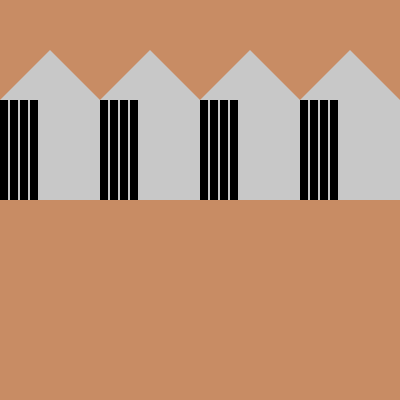
Frame 1 (no input)
Frame 2 (the mouse pressed at the canvas centre, redrawn once): identical to frame 1, image omitted

The p5.js sketch that drew this single still picture (run headless with seeded random() and noise() and a simulated clock; the mouse was pressed at the canvas centre and the sketch redrawn once):

// p5.js sketch
// ── sketch.js
let r;

function setup() {
  createCanvas(400, 400);
  noLoop()
}

function draw() {
  background(200,140,100);
  for (i = 0; i < 4; i++) {
    house(100 * i, 100, 30)
  }
}

function house(x, y, diameter) {
  noStroke()
  fill(200)
  rect(x, y, 100, 100)
  triangle(x, y, x + 50, y - 50, x + 100, y)
  fill(0)
  for (a = 0; a < 4; a++) {
    r = 0 
    rect(x + 10 * a, y+r, 8, 100)
  }
}

function mousePressed(){
  r = random(10,100)
}
